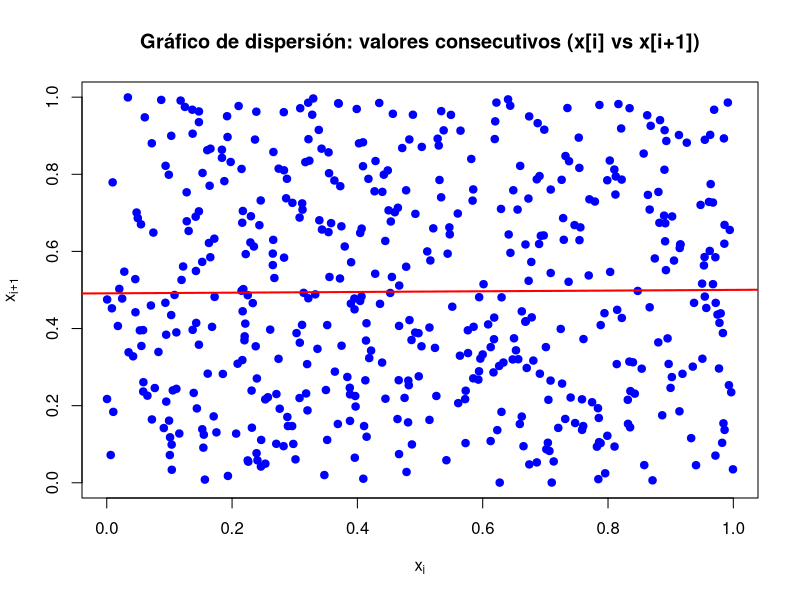

Write R code to recreate this figure.
set.seed(123)

# Simular 500 valores uniformes entre 0 y 1
valores <- runif(500, min = 0, max = 1)

# Preparar datos para gráfico de dispersión x[i] vs x[i+1]
x <- valores[-length(valores)]     # Todos menos el último
y <- valores[-1]                   # Todos menos el primero

# Graficar
plot(x, y,
     main = "Gráfico de dispersión: valores consecutivos (x[i] vs x[i+1])",
     xlab = expression(x[i]),
     ylab = expression(x[i+1]),
     pch = 19, col = "blue")
abline(lm(y ~ x), col = "red", lwd = 2) # Línea de regresión para referencia

